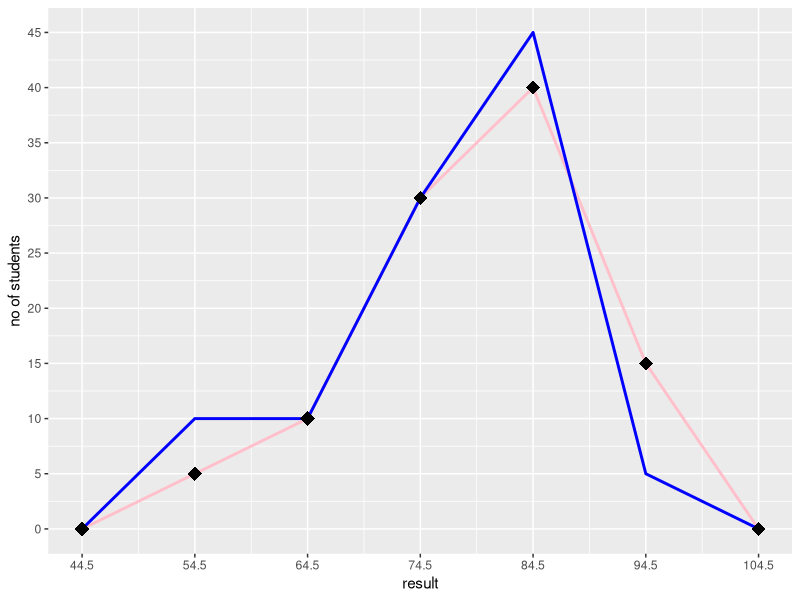

R code for this plot:
#page no: 60-61
library(ggplot2)
df<-data.frame(lbound=c(39.5,49.5,59.5,69.5,79.5,89.5,99.5),
               ubound=c(49.5,59.5,69.5,79.5,89.5,99.5,109.5),
               freq=c(0,5,10,30,40,15,0),
               cfreq=c(0,5,15,45,85,100,0))
View(df)
df$mid=(df$lbound+df$ubound)/2
df2=data.frame(lbound=c(39.5,49.5,59.5,69.5,79.5,89.5,99.5),
               ubound=c(49.5,59.5,69.5,79.5,89.5,99.5,109.5),
               freq=c(0,10,10,30,45,5,0),
               cfreq=c(0,10,20,50,95,100,0))
df2$mid=(df2$lbound+df2$ubound)/2
View(df2)
ggplot(df,aes(x=mid,y=freq))+
 geom_line(aes(x=mid,y=freq),color="pink",size=1,show.legend=FALSE)+
  geom_point(aes(mid,size=0.5),shape=18,show.legend=FALSE)+
    geom_line(data=df2,aes(x=mid,y=freq),color="blue",size=1,show.legend=FALSE)+
  geom_point(aes(mid,size=0.5),shape=18,show.legend=FALSE)+
  scale_x_continuous(breaks=seq(44.5,104.5,10))+
  scale_y_continuous(breaks=seq(0,50,5))+
   xlab("result")+ylab("no of students")
